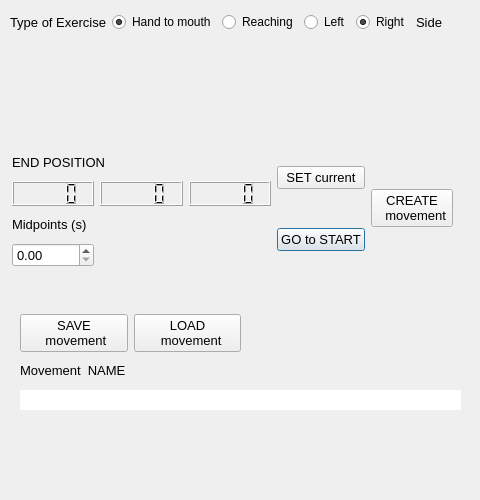
<?xml version="1.0" encoding="UTF-8"?>
<!-- Copyright 2026 CNR-STIIMA -->
<!-- SPDX-License-Identifier: Apache-2.0 -->

<ui version="4.0">
 <class>RehabilitationMovementWindow</class>
 <widget class="QDialog" name="RehabilitationMovementWindow">
  <property name="geometry">
   <rect>
    <x>0</x>
    <y>0</y>
    <width>480</width>
    <height>500</height>
   </rect>
  </property>
  <property name="sizePolicy">
   <sizepolicy hsizetype="Expanding" vsizetype="Preferred">
    <horstretch>0</horstretch>
    <verstretch>0</verstretch>
   </sizepolicy>
  </property>
  <property name="font">
   <font>
    <pointsize>10</pointsize>
   </font>
  </property>
  <property name="windowTitle">
   <string>Dialog</string>
  </property>
  <widget class="QLineEdit" name="lineEdit_MovementName">
   <property name="geometry">
    <rect>
     <x>20</x>
     <y>390</y>
     <width>441</width>
     <height>20</height>
    </rect>
   </property>
   <property name="text">
    <string/>
   </property>
   <property name="frame">
    <bool>false</bool>
   </property>
   <property name="readOnly">
    <bool>false</bool>
   </property>
  </widget>
  <widget class="QLabel" name="labelFileName_14">
   <property name="geometry">
    <rect>
     <x>20</x>
     <y>360</y>
     <width>121</width>
     <height>21</height>
    </rect>
   </property>
   <property name="font">
    <font>
     <pointsize>10</pointsize>
    </font>
   </property>
   <property name="autoFillBackground">
    <bool>false</bool>
   </property>
   <property name="styleSheet">
    <string notr="true"/>
   </property>
   <property name="frameShape">
    <enum>QFrame::NoFrame</enum>
   </property>
   <property name="text">
    <string>Movement  NAME</string>
   </property>
  </widget>
  <widget class="QWidget" name="">
   <property name="geometry">
    <rect>
     <x>10</x>
     <y>10</y>
     <width>448</width>
     <height>25</height>
    </rect>
   </property>
   <layout class="QHBoxLayout" name="horizontalLayout">
    <item>
     <widget class="QLabel" name="label">
      <property name="text">
       <string>Type of Exercise</string>
      </property>
     </widget>
    </item>
    <item>
     <widget class="QRadioButton" name="radioButton_TypeOfExercise_HandtoMouth">
      <property name="font">
       <font>
        <pointsize>9</pointsize>
       </font>
      </property>
      <property name="text">
       <string>Hand to mouth</string>
      </property>
      <property name="checked">
       <bool>true</bool>
      </property>
      <attribute name="buttonGroup">
       <string notr="true">buttonGroup</string>
      </attribute>
     </widget>
    </item>
    <item>
     <widget class="QRadioButton" name="radioButton_TypeOfExercise_Reaching">
      <property name="font">
       <font>
        <pointsize>9</pointsize>
       </font>
      </property>
      <property name="text">
       <string>Reaching</string>
      </property>
      <property name="checked">
       <bool>false</bool>
      </property>
      <attribute name="buttonGroup">
       <string notr="true">buttonGroup</string>
      </attribute>
     </widget>
    </item>
    <item>
     <widget class="QRadioButton" name="radioButton_SideLeft">
      <property name="font">
       <font>
        <pointsize>9</pointsize>
       </font>
      </property>
      <property name="text">
       <string>Left</string>
      </property>
      <property name="checked">
       <bool>false</bool>
      </property>
     </widget>
    </item>
    <item>
     <widget class="QRadioButton" name="radioButton_SideRight">
      <property name="font">
       <font>
        <pointsize>9</pointsize>
       </font>
      </property>
      <property name="text">
       <string>Right</string>
      </property>
      <property name="checked">
       <bool>true</bool>
      </property>
     </widget>
    </item>
    <item>
     <widget class="QLabel" name="label_2">
      <property name="text">
       <string>Side</string>
      </property>
     </widget>
    </item>
   </layout>
  </widget>
  <widget class="QWidget" name="">
   <property name="geometry">
    <rect>
     <x>12</x>
     <y>150</y>
     <width>441</width>
     <height>117</height>
    </rect>
   </property>
   <layout class="QGridLayout" name="gridLayout">
    <item row="0" column="0" colspan="3">
     <widget class="QLabel" name="label_3">
      <property name="text">
       <string>END POSITION</string>
      </property>
     </widget>
    </item>
    <item row="1" column="0">
     <widget class="QLCDNumber" name="lcdNumber_EndPos_X">
      <property name="digitCount">
       <number>4</number>
      </property>
     </widget>
    </item>
    <item row="1" column="1">
     <widget class="QLCDNumber" name="lcdNumber_EndPos_Y">
      <property name="digitCount">
       <number>4</number>
      </property>
     </widget>
    </item>
    <item row="1" column="2">
     <widget class="QLCDNumber" name="lcdNumber_EndPos_Z">
      <property name="digitCount">
       <number>4</number>
      </property>
     </widget>
    </item>
    <item row="2" column="0" colspan="3">
     <widget class="QLabel" name="label_4">
      <property name="text">
       <string>Midpoints (s)</string>
      </property>
     </widget>
    </item>
    <item row="3" column="0">
     <widget class="QDoubleSpinBox" name="doubleSpinBox_MoveTime"/>
    </item>
    <item row="2" column="3" rowspan="2">
     <widget class="QPushButton" name="pushButton_GoToZERO">
      <property name="text">
       <string>GO to START</string>
      </property>
     </widget>
    </item>
    <item row="0" column="4" rowspan="4">
     <widget class="QPushButton" name="pushButton_CREATEMovement">
      <property name="font">
       <font>
        <pointsize>10</pointsize>
       </font>
      </property>
      <property name="text">
       <string>CREATE 
  movement</string>
      </property>
     </widget>
    </item>
    <item row="0" column="3" rowspan="2">
     <widget class="QPushButton" name="pushButton_SetCurrentPos_2">
      <property name="text">
       <string>SET current</string>
      </property>
     </widget>
    </item>
   </layout>
  </widget>
  <widget class="QWidget" name="">
   <property name="geometry">
    <rect>
     <x>20</x>
     <y>310</y>
     <width>221</width>
     <height>46</height>
    </rect>
   </property>
   <layout class="QHBoxLayout" name="horizontalLayout_2">
    <item>
     <widget class="QPushButton" name="pushButton_SAVEMovement">
      <property name="text">
       <string>SAVE
 movement</string>
      </property>
     </widget>
    </item>
    <item>
     <widget class="QPushButton" name="pushButton_LOADMovement">
      <property name="font">
       <font>
        <pointsize>10</pointsize>
       </font>
      </property>
      <property name="text">
       <string>LOAD 
  movement</string>
      </property>
     </widget>
    </item>
   </layout>
  </widget>
 </widget>
 <tabstops>
  <tabstop>doubleSpinBox_MoveTime</tabstop>
  <tabstop>radioButton_TypeOfExercise_Reaching</tabstop>
  <tabstop>radioButton_TypeOfExercise_HandtoMouth</tabstop>
 </tabstops>
 <resources/>
 <connections/>
 <buttongroups>
  <buttongroup name="buttonGroup_2"/>
  <buttongroup name="buttonGroup"/>
 </buttongroups>
</ui>
